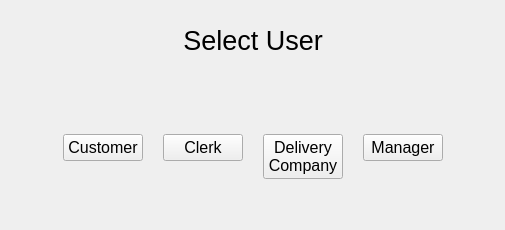
<?xml version="1.0" encoding="UTF-8"?>
<ui version="4.0">
 <class>Form</class>
 <widget class="QWidget" name="Form">
  <property name="geometry">
   <rect>
    <x>0</x>
    <y>0</y>
    <width>505</width>
    <height>230</height>
   </rect>
  </property>
  <property name="sizePolicy">
   <sizepolicy hsizetype="Preferred" vsizetype="Preferred">
    <horstretch>0</horstretch>
    <verstretch>0</verstretch>
   </sizepolicy>
  </property>
  <property name="minimumSize">
   <size>
    <width>500</width>
    <height>230</height>
   </size>
  </property>
  <property name="maximumSize">
   <size>
    <width>505</width>
    <height>230</height>
   </size>
  </property>
  <property name="windowTitle">
   <string>Form</string>
  </property>
  <layout class="QVBoxLayout" name="verticalLayout_5">
   <property name="topMargin">
    <number>25</number>
   </property>
   <item>
    <layout class="QHBoxLayout" name="horizontalLayout">
     <item>
      <spacer name="horizontalSpacer">
       <property name="orientation">
        <enum>Qt::Horizontal</enum>
       </property>
       <property name="sizeHint" stdset="0">
        <size>
         <width>40</width>
         <height>20</height>
        </size>
       </property>
      </spacer>
     </item>
     <item>
      <widget class="QLabel" name="label">
       <property name="sizePolicy">
        <sizepolicy hsizetype="Fixed" vsizetype="Fixed">
         <horstretch>0</horstretch>
         <verstretch>0</verstretch>
        </sizepolicy>
       </property>
       <property name="font">
        <font>
         <pointsize>20</pointsize>
        </font>
       </property>
       <property name="text">
        <string>Select User</string>
       </property>
       <property name="alignment">
        <set>Qt::AlignCenter</set>
       </property>
      </widget>
     </item>
     <item>
      <spacer name="horizontalSpacer_2">
       <property name="orientation">
        <enum>Qt::Horizontal</enum>
       </property>
       <property name="sizeHint" stdset="0">
        <size>
         <width>40</width>
         <height>20</height>
        </size>
       </property>
      </spacer>
     </item>
    </layout>
   </item>
   <item>
    <spacer name="verticalSpacer_5">
     <property name="orientation">
      <enum>Qt::Vertical</enum>
     </property>
     <property name="sizeHint" stdset="0">
      <size>
       <width>20</width>
       <height>33</height>
      </size>
     </property>
    </spacer>
   </item>
   <item>
    <layout class="QHBoxLayout" name="horizontalLayout_2">
     <property name="spacing">
      <number>20</number>
     </property>
     <item>
      <spacer name="horizontalSpacer_3">
       <property name="orientation">
        <enum>Qt::Horizontal</enum>
       </property>
       <property name="sizeHint" stdset="0">
        <size>
         <width>13</width>
         <height>14</height>
        </size>
       </property>
      </spacer>
     </item>
     <item>
      <layout class="QVBoxLayout" name="verticalLayout">
       <item>
        <widget class="QPushButton" name="pButton_login">
         <property name="sizePolicy">
          <sizepolicy hsizetype="Expanding" vsizetype="Fixed">
           <horstretch>0</horstretch>
           <verstretch>0</verstretch>
          </sizepolicy>
         </property>
         <property name="maximumSize">
          <size>
           <width>200</width>
           <height>16777215</height>
          </size>
         </property>
         <property name="font">
          <font>
           <pointsize>12</pointsize>
          </font>
         </property>
         <property name="text">
          <string>Customer</string>
         </property>
         <property name="autoDefault">
          <bool>false</bool>
         </property>
        </widget>
       </item>
       <item>
        <spacer name="verticalSpacer">
         <property name="orientation">
          <enum>Qt::Vertical</enum>
         </property>
         <property name="sizeHint" stdset="0">
          <size>
           <width>20</width>
           <height>40</height>
          </size>
         </property>
        </spacer>
       </item>
      </layout>
     </item>
     <item>
      <layout class="QVBoxLayout" name="verticalLayout_2">
       <item>
        <widget class="QPushButton" name="pButton_login_2">
         <property name="sizePolicy">
          <sizepolicy hsizetype="Expanding" vsizetype="Fixed">
           <horstretch>0</horstretch>
           <verstretch>0</verstretch>
          </sizepolicy>
         </property>
         <property name="maximumSize">
          <size>
           <width>200</width>
           <height>16777215</height>
          </size>
         </property>
         <property name="font">
          <font>
           <pointsize>12</pointsize>
          </font>
         </property>
         <property name="text">
          <string>Clerk</string>
         </property>
         <property name="autoDefault">
          <bool>true</bool>
         </property>
        </widget>
       </item>
       <item>
        <spacer name="verticalSpacer_2">
         <property name="orientation">
          <enum>Qt::Vertical</enum>
         </property>
         <property name="sizeHint" stdset="0">
          <size>
           <width>20</width>
           <height>40</height>
          </size>
         </property>
        </spacer>
       </item>
      </layout>
     </item>
     <item>
      <layout class="QVBoxLayout" name="verticalLayout_3">
       <item>
        <widget class="QPushButton" name="pButton_login_3">
         <property name="sizePolicy">
          <sizepolicy hsizetype="Expanding" vsizetype="Fixed">
           <horstretch>0</horstretch>
           <verstretch>0</verstretch>
          </sizepolicy>
         </property>
         <property name="maximumSize">
          <size>
           <width>200</width>
           <height>16777215</height>
          </size>
         </property>
         <property name="font">
          <font>
           <pointsize>12</pointsize>
          </font>
         </property>
         <property name="text">
          <string>Delivery 
Company</string>
         </property>
         <property name="autoDefault">
          <bool>true</bool>
         </property>
        </widget>
       </item>
       <item>
        <spacer name="verticalSpacer_3">
         <property name="orientation">
          <enum>Qt::Vertical</enum>
         </property>
         <property name="sizeHint" stdset="0">
          <size>
           <width>20</width>
           <height>40</height>
          </size>
         </property>
        </spacer>
       </item>
      </layout>
     </item>
     <item>
      <layout class="QVBoxLayout" name="verticalLayout_4">
       <item>
        <widget class="QPushButton" name="pButton_login_4">
         <property name="sizePolicy">
          <sizepolicy hsizetype="Expanding" vsizetype="Fixed">
           <horstretch>0</horstretch>
           <verstretch>0</verstretch>
          </sizepolicy>
         </property>
         <property name="maximumSize">
          <size>
           <width>200</width>
           <height>16777215</height>
          </size>
         </property>
         <property name="font">
          <font>
           <pointsize>12</pointsize>
          </font>
         </property>
         <property name="text">
          <string>Manager</string>
         </property>
         <property name="autoDefault">
          <bool>true</bool>
         </property>
        </widget>
       </item>
       <item>
        <spacer name="verticalSpacer_4">
         <property name="orientation">
          <enum>Qt::Vertical</enum>
         </property>
         <property name="sizeHint" stdset="0">
          <size>
           <width>20</width>
           <height>40</height>
          </size>
         </property>
        </spacer>
       </item>
      </layout>
     </item>
     <item>
      <spacer name="horizontalSpacer_4">
       <property name="orientation">
        <enum>Qt::Horizontal</enum>
       </property>
       <property name="sizeHint" stdset="0">
        <size>
         <width>13</width>
         <height>17</height>
        </size>
       </property>
      </spacer>
     </item>
    </layout>
   </item>
  </layout>
 </widget>
 <resources/>
 <connections/>
</ui>
